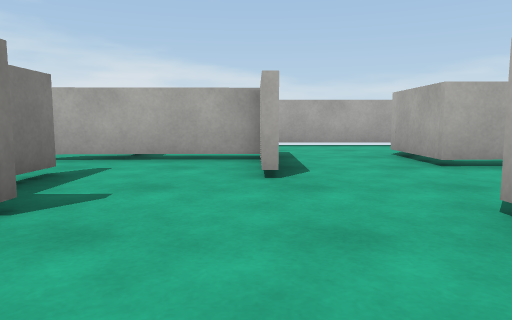
view 1 (above)

17 first-person views from a walk through a 3-D level made in the Unity game engine. The camera is 0.65 m above the floor, tilts 6° down and sees 70° across. The floor is counted in squares, 1 m on a side. Each view is taken from the middle of a square. On the plan, view 1 faces up. The plan holds only what a view shows up to about 10 squares ahead; the rest is blank. The player is left out. Surface patterns are stand-ins for the level's own textures.

view 2
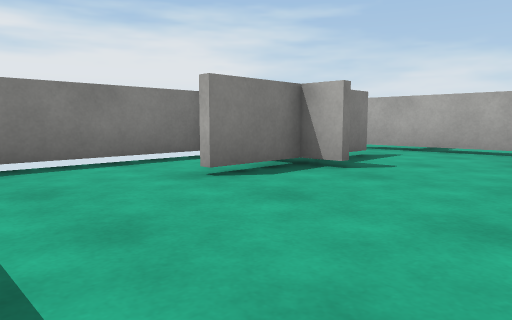

view 3
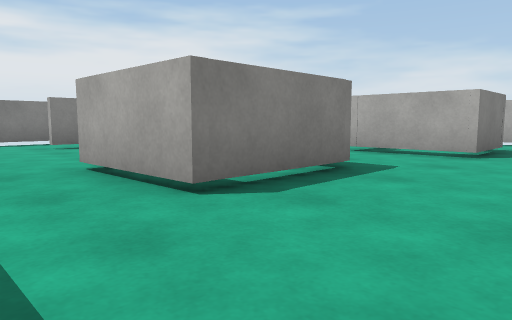

view 4
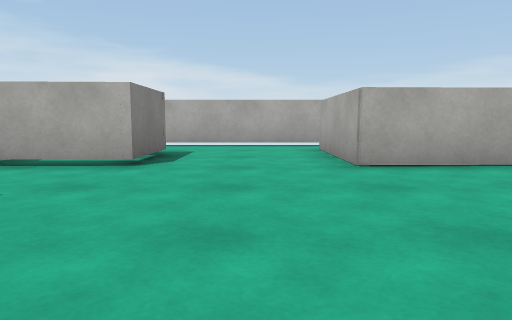

view 5
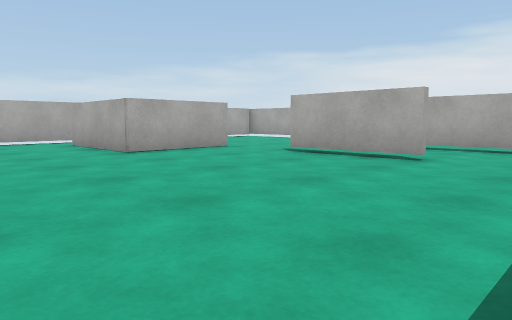

view 6
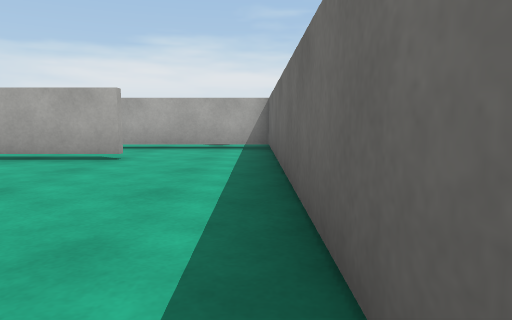

view 7
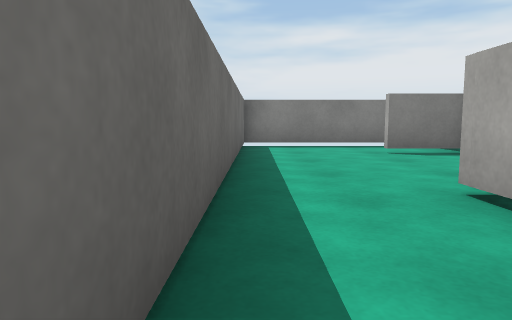

view 8
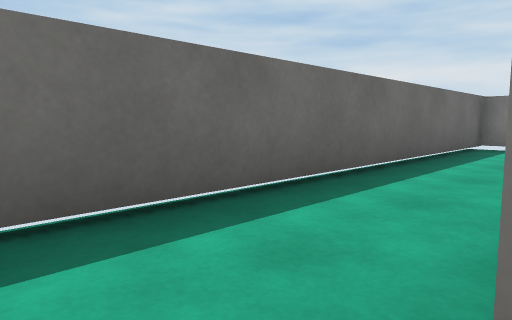

view 9
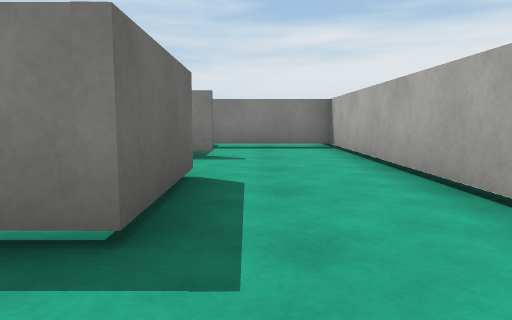

view 10
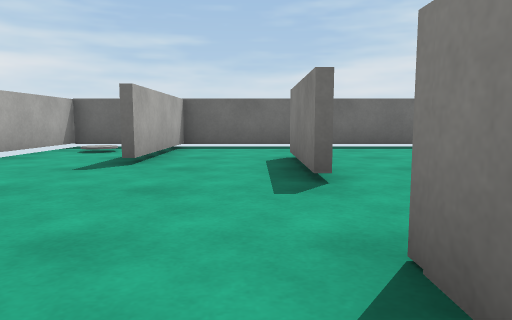

view 11
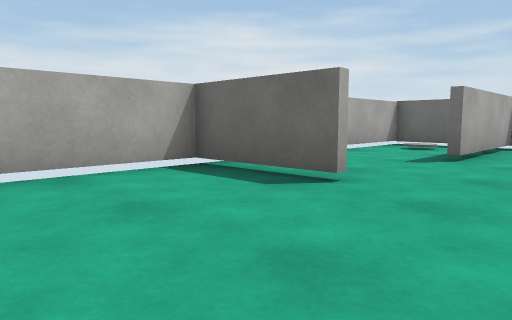

view 12
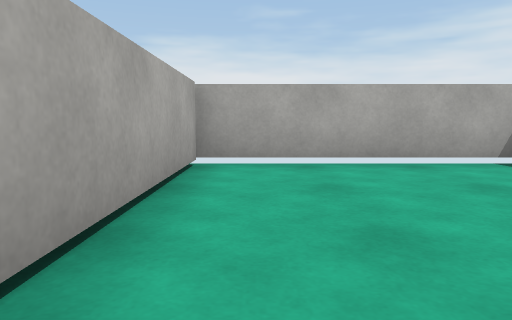

view 13
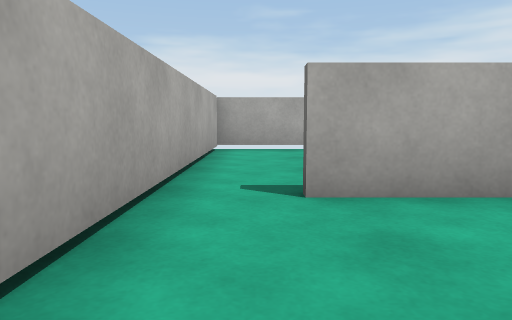

view 14
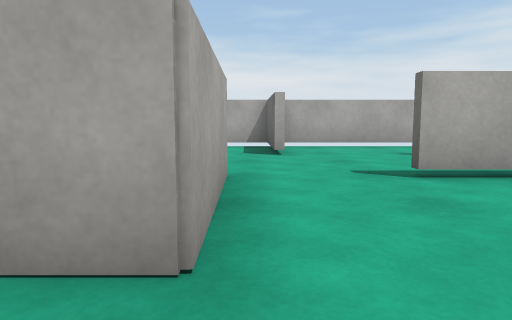

view 15
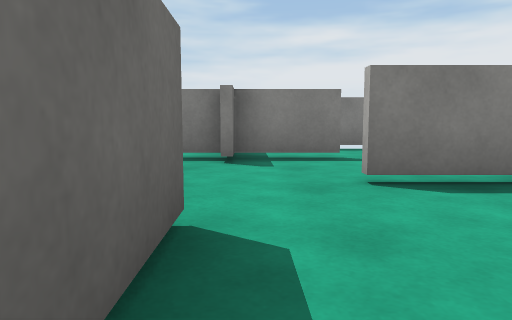

view 16
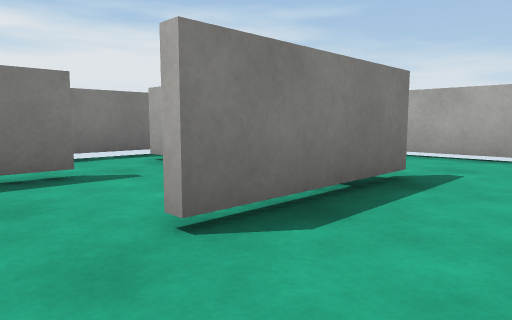

view 17
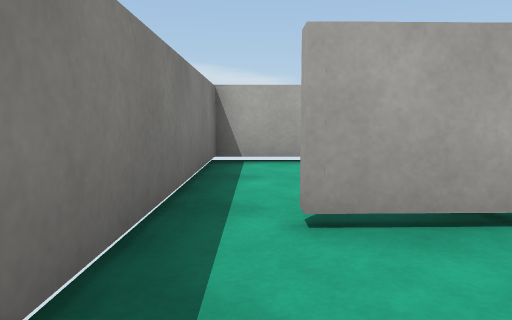

### Floor plan
Key: @ floor where view 1 was taken; # wall or solid block; . floor; T thing the floor can be seen under or through.
Columns run from 5 left of view 1 to 17 right of it. Each row starts with its distance up from view 1.
 10 #######################
  9 #..#..................#
  8 #..#..........#.#.....#
  7 #..T.#..###...#.#.....#
  6 #.TTTT..###...#.#.....#
  5 #....T........###...###
  4  ..#..................#
  3   ##............#.....#
  2 #..#...###......#.....#
  1 #..#...###......#..#..#
  0 #....@.###.........#..#
 -1 #..................#..#
 -2 #..................#..#
 -3 #######################

Where each view was taken, in squares from view 1:
view 1: 0 up, 0 right, facing up
view 2: 2 down, 1 right, facing up-left
view 3: 2 down, 7 right, facing up-left
view 4: 0 up, 7 right, facing up
view 5: 2 down, 5 right, facing up-right
view 6: 2 down, 5 right, facing right
view 7: 2 down, 5 right, facing left
view 8: 0 up, 5 right, facing down-left
view 9: 8 up, 7 right, facing left
view 10: 7 up, 12 right, facing down
view 11: 8 up, 12 right, facing down-right
view 12: 9 up, 11 right, facing right
view 13: 9 up, 8 right, facing right
view 14: 5 up, 7 right, facing right
view 15: 3 up, 4 right, facing left
view 16: 3 up, 2 right, facing up-left
view 17: 4 up, 4 left, facing up
